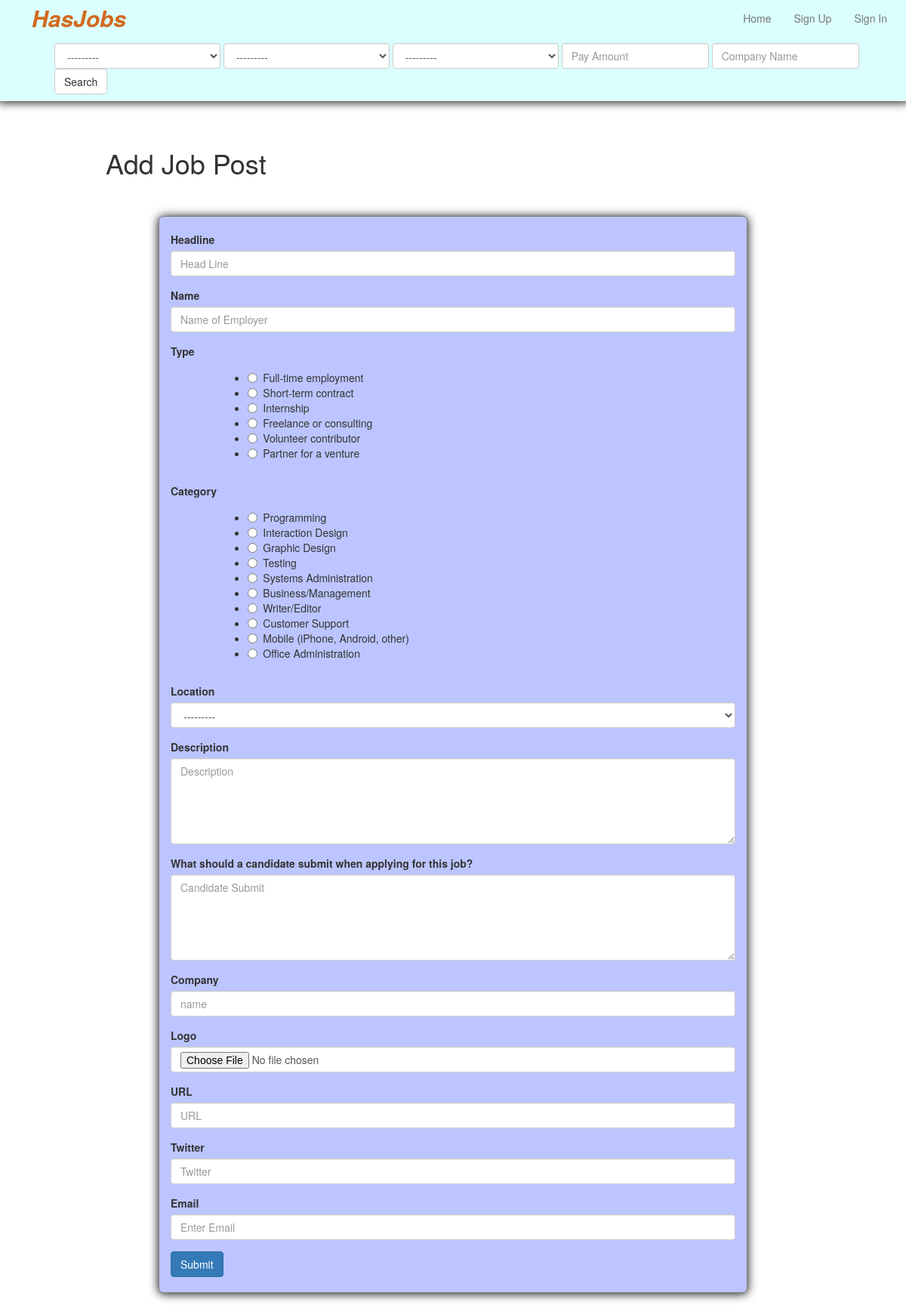
The page /add-job-post/ on the database its author committed.
### app_hasjob/models.py (models this page shows, shortened)
class AddJobTypes(models.Model):
	types = models.CharField(max_length=200)
	slug = models.SlugField(unique=True, blank=True, null=True)
	def __str__(self):
		return self.types
	class Meta:
		verbose_name = ("Add Job Type")
		verbose_name_plural = ("Add Job Types")

class AddJobCategory(models.Model):
	category = models.CharField(max_length=200)
	slug = models.SlugField(unique=True, blank=True, null=True)
	def __str__(self):
		return self.category
	class Meta:
		verbose_name = ("Add Job Category")
		verbose_name_plural = ("Add Job Categories")

class Location(models.Model):
	location = models.CharField(max_length=200)
	slug = models.SlugField(unique=True, blank=True, null=True)
	def __str__(self):
		return self.location
	class Meta:
		verbose_name = ("Location")
		verbose_name_plural = ("Locations")

### app_hasjob/views.py (the view)
# urls.py: url(r'^add-job-post/$', 'app_hasjob.views.add_job_post', name='add_job_post'),
def add_job_post(request):
	if request.method == "POST":
		form = AddJobPostForm(request.POST, request.FILES)
		if form.is_valid():
			print "IF Valid @!!!"
			form.save()
			print "IF Saved !!!!!!!"
			return HttpResponseRedirect('/home')
		else:
			print form.errors
	form = AddJobPostForm()
	return render(request, 'employer/add_job_post.html', { 'add_post_form': form })

### app_hasjob/forms.py
class JobFilterForm(forms.Form):
	location__id = forms.ModelChoiceField(queryset=Location.objects.all(),widget=forms.Select(attrs={"class":"form-control","style":"width:220px"}))
	add_job_types__id = forms.ModelChoiceField(queryset=AddJobTypes.objects.all(),widget=forms.Select(attrs={"class":"form-control","style":"width:220px"}))
	add_job_category__id = forms.ModelChoiceField(queryset=AddJobCategory.objects.all(),widget=forms.Select(attrs={"class":"form-control","style":"width:220px"}))

### app_hasjob/templatetags/job_filter.py (called while the page is built)
@register.inclusion_tag("tags/job_filter.html")
def job_filter(request):
	filter_form = JobFilterForm(request.GET)
	return {'filter_form': filter_form}

### templates/employer/add_job_post.html (shortened to what this page needs)
{% extends "base.html" %}
{% block content %}
	<h1>Add Job Post</h1>
	<br>
	<br>
	<div class="row">
		<div class="col-lg-offset-2 col-lg-8 img img-rounded box-shad edit-color" style="border: 1px solid grey">
			<br>
			<form action="/add-job-post/" method="post" enctype="multipart/form-data">{% csrf_token %}
				<div class="form-group">
					<label for="exampleInputEmail1">Headline</label>
					{{ add_post_form.headline }}
				</div>
				<div class="form-group">
					<label for="exampleInputEmail1">Name</label>
					{{ add_post_form.owner_name }}
				</div>
				<label>Type</label>
				<div class="col-lg-offset-1">
					{{ add_post_form.types }}
				</div>
				<br>
				<label>Category</label>
				<div class="col-lg-offset-1">
					{{ add_post_form.category }}
				</div>
				<br>
				<div class="form-group">
					<label for="exampleInputEmail1">Location</label>
					{{ add_post_form.location }}
				</div>
				<div class="form-group">
					<label for="exampleInputEmail1">Description</label>
					{{ add_post_form.description }}
				</div>
				<div class="form-group">
					<label for="exampleInputEmail1">What should a candidate submit when applying for this job?</label>
					{{ add_post_form.candidate_submit }}
				</div>
				<div class="form-group">
					<label for="exampleInputEmail1">Company</label>
					{{ add_post_form.company }}
				</div>
				<div class="form-group">
					<label for="exampleInputEmail1">Logo</label>
					{{ add_post_form.logo }}
				</div>
				<div class="form-group">
					<label for="exampleInputEmail1">URL</label>
					{{ add_post_form.url }}
				</div>
				<div class="form-group">
					<label for="exampleInputEmail1">Twitter</label>
					{{ add_post_form.twitter }}
				</div>
				<div class="form-group">
					<label for="exampleInputEmail1">Email</label>
					{{ add_post_form.email }}
				</div>
				<button type="submit" class="btn btn-primary">Submit</button>
			</form>
			<br>
		</div>
	</div>
	<br>
{% endblock %}

### staticdirs/css/justified-nav.css (style rules this page uses)
body { padding-top: 20px; }

### staticdirs/css/style.css (style rules this page uses)
.box-shad { -moz-box-shadow: 0px 1px 13px #000000; -webkit-box-shadow: 0px 1px 13px #000000; box-shadow: 0px 1px 13px #000000; }
.edit-color { background-color: #BCC5FF; }

### rows shown on the page
AddJobTypes: types "☐ Full-time employment ☐ Short-term contract ☐ Internship ☐ Freelance or consulting ☐ Volunteer contributor ☐ Partner for a venture"
AddJobCategory: category "☐ Programming ☐ Interaction Design ☐ Graphic Design ☐ Testing ☐ Systems Administration ☐ Business/Management ☐ Writer/Editor ☐ Customer Support ☐ Mobile (iPhone, Android, other ☐ Office Administration"
Location: location "---------"
